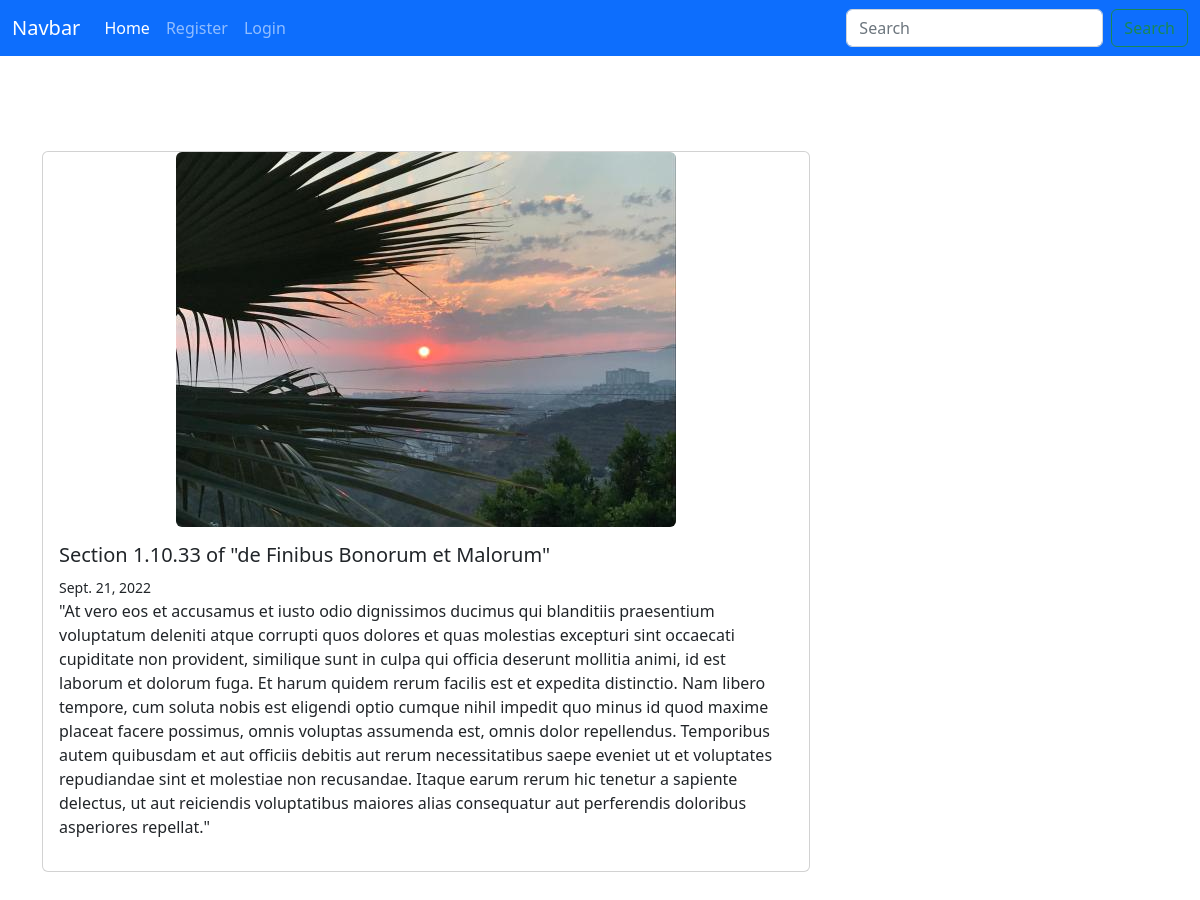
The app's page /detail/8 with its own data.
### posts/models.py (models this page shows, shortened)
class Post(models.Model):
    title = models.CharField(max_length=50)
    content = models.TextField()
    date = models.DateField(auto_now_add=True)
    image = models.ImageField(null=True,blank=True,upload_to='images')

### posts/views.py (the view)
# urls.py: path('detail/<int:id>', detail_view,name='detail'),
def detail_view(request,id):
    post = get_object_or_404(Post,id=id)
    context = {
        'post':post
    }
    return render(request,'post/detail.html',context)

### templates/post/detail.html (shortened to what this page needs)
{% extends 'base.html' %}
{% block body %}
<div class="container" style="padding-top:45px;padding-bottom:45px">
<div class="card" style="width: 48rem;">
  <img src="{{ post.image.url }}" class="rounded mx-auto d-block"  >
  <div class="card-body">
    <h5 class="card-title">{{ post.title }}</h5>
      <small>{{ post.date }}</small>
    <p class="ard-text">{{ post.content }}</p>
  </div>
</div>
{% endblock %}

### records on screen
Post: image (picture), title "Section 1.10.33 of \"de Finibus Bonorum et Malorum\"", date "Sept. 21, 2022", content "\"At vero eos et accusamus et iusto odio dignissimos ducimus qui blanditiis praesentium voluptatum deleniti atque corrupti quos dolores et quas molestias excepturi sint occaecati cupiditate non provident, similique sunt in culpa qui officia deserunt mollitia animi, id est laborum et dolorum fuga. Et harum quidem rerum facilis est et expedita distinctio. Nam libero tempore, cum soluta nobis est eligendi optio cumque nihil impedit quo minus id quod maxime placeat facere possimus, omnis voluptas assumenda est, omnis dolor repellendus. Temporibus autem quibusdam et aut officiis debitis aut rerum necessitatibus saepe eveniet ut et voluptates repudiandae sint et molestiae non recusandae. Itaque…"
